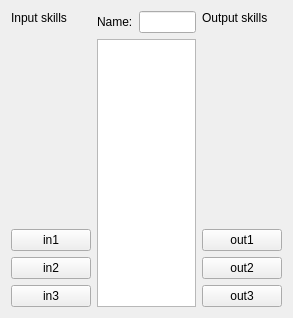
<?xml version="1.0" encoding="UTF-8"?>
<ui version="4.0">
 <class>CourseUnitWidget</class>
 <widget class="QWidget" name="CourseUnitWidget">
  <property name="geometry">
   <rect>
    <x>0</x>
    <y>0</y>
    <width>293</width>
    <height>318</height>
   </rect>
  </property>
  <property name="windowTitle">
   <string>Form</string>
  </property>
  <layout class="QHBoxLayout" name="horizontalLayout_3">
   <item>
    <layout class="QVBoxLayout" name="verticalLayout_2">
     <item alignment="Qt::AlignTop">
      <widget class="QLabel" name="label">
       <property name="text">
        <string>Input skills</string>
       </property>
      </widget>
     </item>
     <item>
      <widget class="QPushButton" name="pushButton_3">
       <property name="text">
        <string>in1</string>
       </property>
      </widget>
     </item>
     <item>
      <widget class="QPushButton" name="pushButton_2">
       <property name="text">
        <string>in2</string>
       </property>
      </widget>
     </item>
     <item>
      <widget class="QPushButton" name="pushButton">
       <property name="text">
        <string>in3</string>
       </property>
      </widget>
     </item>
    </layout>
   </item>
   <item>
    <layout class="QVBoxLayout" name="verticalLayout">
     <item>
      <layout class="QHBoxLayout" name="horizontalLayout">
       <item>
        <widget class="QLabel" name="label_3">
         <property name="text">
          <string>Name:</string>
         </property>
        </widget>
       </item>
       <item>
        <widget class="QLineEdit" name="lineEdit"/>
       </item>
      </layout>
     </item>
     <item>
      <widget class="QTextEdit" name="textEdit"/>
     </item>
    </layout>
   </item>
   <item>
    <layout class="QVBoxLayout" name="verticalLayout_3">
     <item alignment="Qt::AlignTop">
      <widget class="QLabel" name="label_2">
       <property name="text">
        <string>Output skills</string>
       </property>
      </widget>
     </item>
     <item>
      <widget class="QPushButton" name="pushButton_6">
       <property name="text">
        <string>out1</string>
       </property>
      </widget>
     </item>
     <item>
      <widget class="QPushButton" name="pushButton_5">
       <property name="text">
        <string>out2</string>
       </property>
      </widget>
     </item>
     <item>
      <widget class="QPushButton" name="pushButton_4">
       <property name="text">
        <string>out3</string>
       </property>
      </widget>
     </item>
    </layout>
   </item>
  </layout>
 </widget>
 <resources/>
 <connections/>
</ui>
